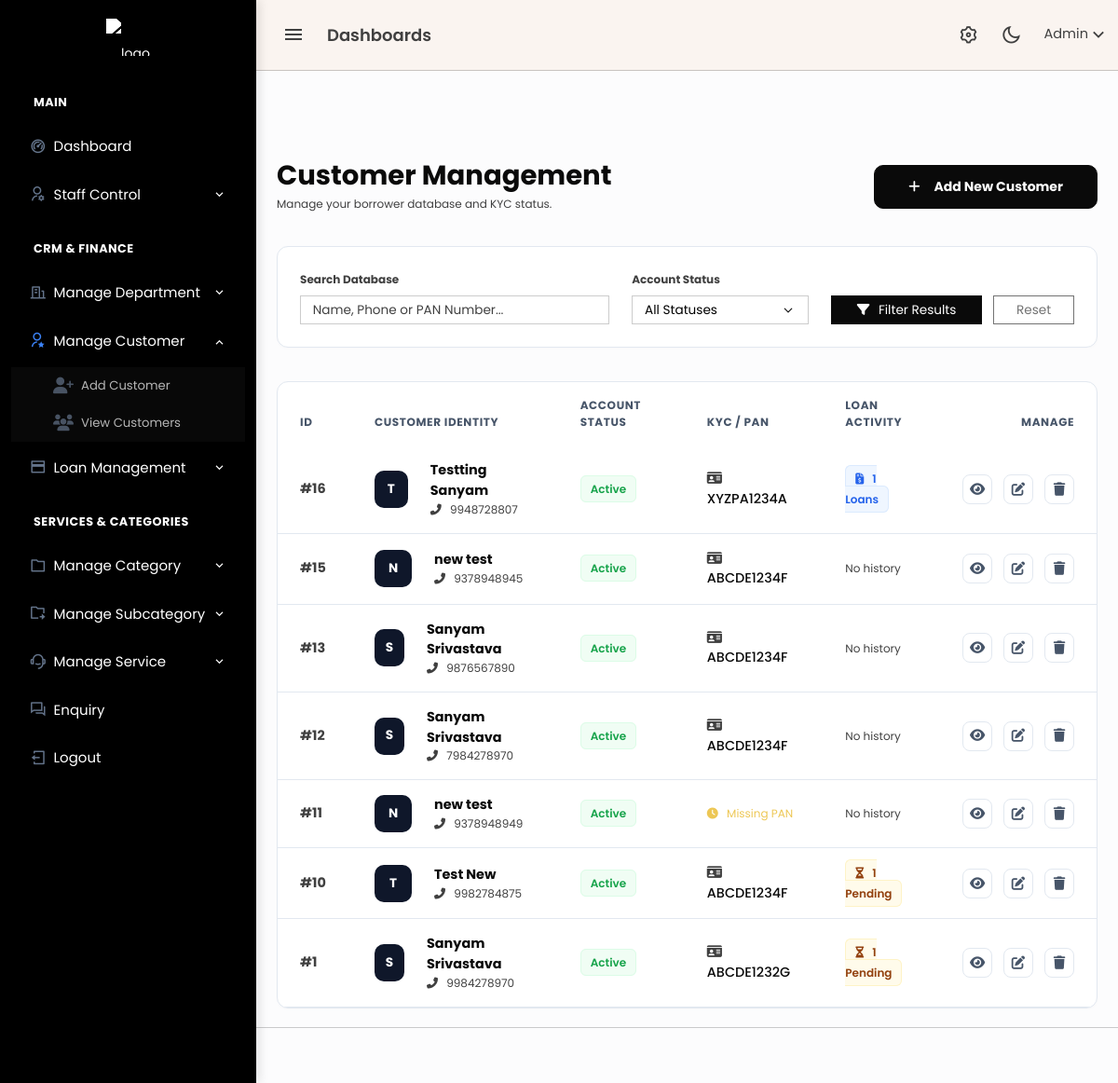
The page /admin/customers.php (signed in) on the database its author committed.
### tables this page shows
CREATE TABLE `customers` (
  `id` bigint(20) UNSIGNED NOT NULL,
  `full_name` varchar(255) NOT NULL,
  `email` varchar(255) NOT NULL,
  `phone` varchar(20) NOT NULL,
  `password` varchar(255) NOT NULL,
  `aadhaar_number` varchar(20) DEFAULT NULL,
  `status` enum('active','blocked') DEFAULT 'active',
  `created_at` timestamp NOT NULL DEFAULT current_timestamp(),
  `updated_at` timestamp NOT NULL DEFAULT current_timestamp() ON UPDATE current_timestamp()
);

### admin/customers.php (the view, shortened to what this page needs)
<?php
include 'header.php';
echo '<link rel="stylesheet" href="https://cdnjs.cloudflare.com/ajax/libs/font-awesome/6.4.2/css/all.min.css">';
include 'topbar.php';
include 'sidebar.php';
$search_query = $_GET['search'] ?? '';
$query = "SELECT c.*, cp.pan_number,
          (SELECT COUNT(*) FROM loan_applications WHERE customer_id = c.id) as total_loans,
          (SELECT COUNT(*) FROM loan_applications WHERE customer_id = c.id AND status='pending') as pending_loans
          FROM customers c
          LEFT JOIN customer_profiles cp ON c.id = cp.customer_id
          WHERE 1=1";
$query .= " ORDER BY c.id DESC";
$result = mysqli_query($conn, $query);
?>
<div class="content-page">
    <div class="content">
        <div class="container-fluid pt-5">
            <div class="d-flex justify-content-between align-items-center mb-4">
                <div>
                    <h2 class="fw-bold text-dark mb-1">Customer Management</h2>
                    <p class="text-muted small mb-0">Manage your borrower database and KYC status.</p>
                </div>
                <a href="customer_add.php" class="btn btn-dark px-4 py-2 fw-bold" style="border-radius: 10px;">
                    <i class="fas fa-plus me-2"></i> Add New Customer
                </a>
            </div>
            <div class="card card-modern mb-4">
                <div class="card-body p-3">
                    <form method="GET" class="row g-3 align-items-end">
                        <div class="col-md-5">
                            <label class="form-label text-muted small fw-bold">Search Database</label>
                            <input type="text" name="search" class="form-control form-control-sm" placeholder="Name, Phone or PAN Number..." value="<?= htmlspecialchars($search_query) ?>">
                        </div>
                        <div class="col-md-3">
                            <label class="form-label text-muted small fw-bold">Account Status</label>
                            <select name="status" class="form-select form-select-sm">
                                <option value="">All Statuses</option>
                            </select>
                        </div>
                        <div class="col-md-4 d-flex gap-2">
                            <button class="btn btn-sm btn-dark w-100"><i class="fas fa-filter me-1"></i> Filter Results</button>
                            <a href="customers.php" class="btn btn-sm btn-outline-secondary w-50">Reset</a>
                        </div>
                    </form>
                </div>
            </div>
            <div class="card card-modern">
                <div class="card-body p-0">
                    <div class="table-responsive">
                        <table class="table table-modern mb-0">
                            <thead>
                                <tr>
                                    <th width="80">ID</th>
                                    <th>Customer Identity</th>
                                    <th>Account Status</th>
                                    <th>KYC / PAN</th>
                                    <th>Loan Activity</th>
                                    <th width="150" class="text-end">Manage</th>
                                </tr>
                            </thead>
                            <tbody>
                                <?php if (mysqli_num_rows($result) > 0) : ?>
                                    <?php while ($row = mysqli_fetch_assoc($result)) : ?>
                                        <tr>
                                            <td class="text-muted fw-bold">#<?= $row['id'] ?></td>
                                            <td>
                                                <div class="d-flex align-items-center">
                                                    <div class="avatar-slate me-3"><?= strtoupper(substr($row['full_name'], 0, 1)) ?></div>
                                                    <div>
                                                        <div class="fw-bold text-dark"><?= htmlspecialchars($row['full_name']) ?></div>
                                                        <div class="text-muted small"><i class="fas fa-phone-alt me-1"></i> <?= htmlspecialchars($row['phone']) ?></div>
                                                    </div>
                                                </div>
                                            </td>
                                            <td>
                                                <?php if ($row['status'] == 'active') : ?>
                                                    <span class="badge-soft badge-active">Active</span>
                                                <?php else : ?>
                                                    <span class="badge-soft badge-blocked">Blocked</span>
                                                <?php endif; ?>
                                            </td>
                                            <td>
                                                <?php if ($row['pan_number']) : ?>
                                                    <span class="text-dark fw-medium"><i class="fas fa-id-card me-1 text-muted"></i> <?= $row['pan_number'] ?></span>
                                                <?php else : ?>
                                                    <span class="text-warning small"><i class="fas fa-clock me-1"></i> Missing PAN</span>
                                                <?php endif; ?>
                                            </td>
                                            <td>
                                                <?php if ($row['pending_loans'] > 0) : ?>
                                                    <span class="badge-soft" style="background: #fffbeb; color: #92400e; border-color: #fef3c7;">
                                                        <i class="fas fa-hourglass-half me-1"></i> <?= $row['pending_loans'] ?> Pending
                                                    </span>
                                                <?php elseif ($row['total_loans'] > 0) : ?>
                                                    <span class="badge-soft badge-loan-count">
                                                        <i class="fas fa-file-invoice-dollar me-1"></i> <?= $row['total_loans'] ?> Loans
                                                    </span>
                                                <?php else : ?>
                                                    <span class="text-muted small">No history</span>
                                                <?php endif; ?>
                                            </td>
                                            <td class="text-end">
                                                <div class="d-flex justify-content-end gap-2">
                                                    <a href="customer_view.php?id=<?= $row['id'] ?>" class="btn-action btn-view" title="View Profile">
                                                        <i class="fas fa-eye"></i>
                                                    </a>
                                                    <a href="customer_add.php?id=<?= $row['id'] ?>" class="btn-action btn-edit" title="Edit Customer">
                                                        <i class="fas fa-edit"></i>
                                                    </a>
                                                    <a href="db/delete/customer_delete.php?action=delete&id=<?= $row['id'] ?>"
                                                       class="btn-action btn-delete"
                                                       onclick="return confirm('Are you sure you want to delete this customer? This action cannot be undone.')"
                                                       title="Delete">
                                                        <i class="fas fa-trash"></i>
                                                    </a>
                                                </div>
                                            </td>
                                        </tr>
                                    <?php endwhile; ?>
                                <?php endif; ?>
                            </tbody>
                        </table>
                    </div>
                </div>
            </div>
        </div>
    </div>
</div>
<?php include 'footer.php'; ?>

### admin/sidebar.php (style rules this page uses)
:root { --nav-bg: #000000; --nav-text: #ffffff; --nav-hover-bg: #1e293b; --accent-blue: #3b82f6; }

### admin/customers.php (style rules this page uses)
:root { --slate-900: #0f172a; --slate-600: #475569; --slate-200: #e2e8f0; --blue-500: #3b82f6; }
.content-page { background-color: #fcfcfd; }
.card-modern { border: 1px solid var(--slate-200); border-radius: 12px; background: #ffffff; box-shadow: 0 1px 3px rgba(0,0,0,0.02); overflow: hidden; }
.table-modern thead th { background: #f8fafc; text-transform: uppercase; font-size: 0.75rem; font-weight: 700; letter-spacing: 0.05em; color: var(--slate-600); padding: 16px 24px; border: none; }
.table-modern tbody td { padding: 16px 24px; font-size: 0.9rem; color: var(--slate-900); border-bottom: 1px solid var(--slate-200); vertical-align: middle; }
.avatar-slate { width: 40px; height: 40px; background: var(--slate-900); color: white; border-radius: 10px; display: flex; align-items: center; justify-content: center; font-weight: 700; font-size: 0.85rem; }
.btn-action { width: 32px; height: 32px; display: inline-flex; align-items: center; justify-content: center; border-radius: 8px; border: 1px solid var(--slate-200); background: white; color: var(--slate-600); transition: all 0.2s; text-decoration: none; }
.badge-soft { padding: 5px 10px; border-radius: 6px; font-weight: 600; font-size: 0.75rem; border: 1px solid transparent; }
.badge-active { background: #f0fdf4; color: #16a34a; border-color: #dcfce7; }
.badge-loan-count { background: #eff6ff; color: #2563eb; border-color: #dbeafe; }

### rows shown on the page
customers: id "16", full_name "T", full_name "Testting Sanyam", phone "9948728807", status "Active", pan_number "XYZPA1234A", total_loans "1"
customers: id "15", full_name "N", full_name "new test", phone "9378948945", status "Active", pan_number "ABCDE1234F", shows "No history"
customers: id "13", full_name "S", full_name "Sanyam Srivastava", phone "9876567890", status "Active", pan_number "ABCDE1234F", shows "No history"
customers: id "12", full_name "S", full_name "Sanyam Srivastava", phone "7984278970", status "Active", pan_number "ABCDE1234F", shows "No history"
customers: id "11", full_name "N", full_name "new test", phone "9378948949", status "Active", shows "Missing PAN", shows "No history"
customers: id "10", full_name "T", full_name "Test New", phone "9982784875", status "Active", pan_number "ABCDE1234F", pending_loans "1"
customers: id "1", full_name "S", full_name "Sanyam Srivastava", phone "9984278970", status "Active", pan_number "ABCDE1232G", pending_loans "1"
